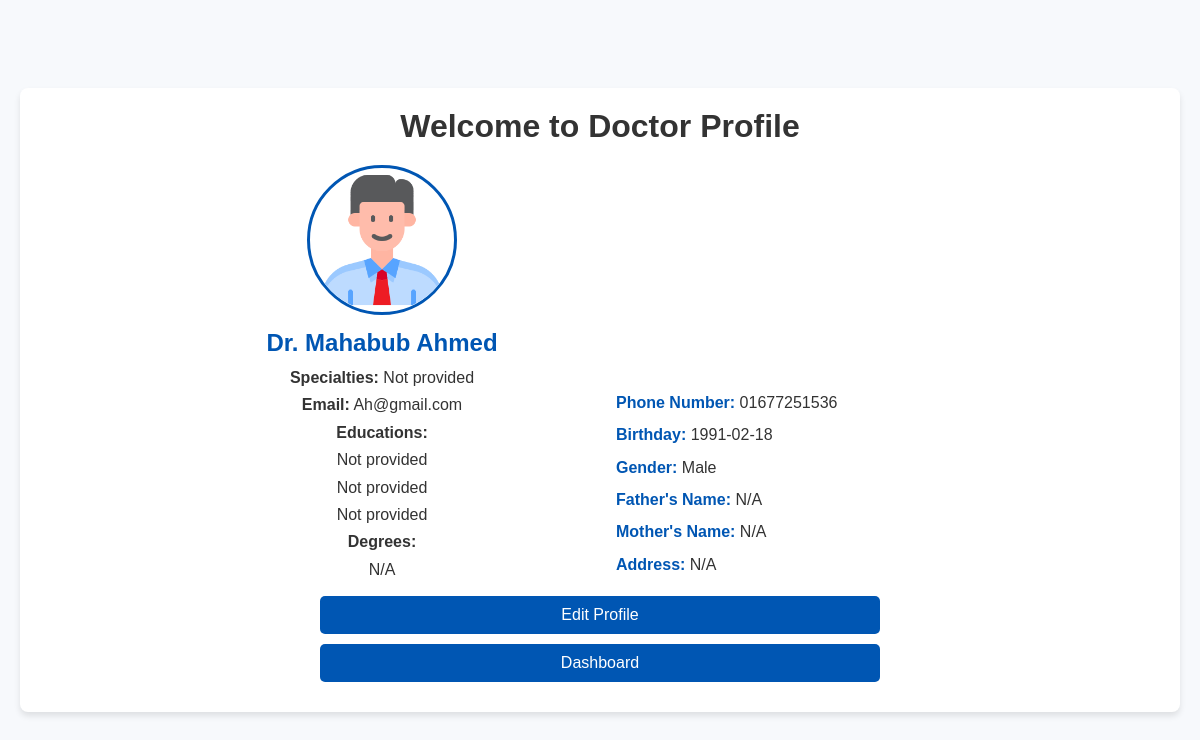
/doctor/profile/doctor_profile.php (signed in), run on the app's committed database.
### tables this page shows
CREATE TABLE `doctors` (
  `id` int(11) NOT NULL,
  `first_name` varchar(50) NOT NULL,
  `last_name` varchar(50) NOT NULL,
  `phone_number` varchar(15) NOT NULL,
  `email` varchar(100) NOT NULL,
  `password` varchar(255) NOT NULL,
  `birthday` date NOT NULL,
  `gender` enum('Male','Female','Other') NOT NULL,
  `department` varchar(100) NOT NULL,
  `profile_picture` varchar(255) DEFAULT NULL
);

### doctor/profile/doctor_profile.php (the view, shortened to what this page needs)
<?php
$conn = new mysqli("localhost", "root", "", "hospital_management");
$email = $_SESSION['user_id'];
$sql = "
SELECT
    d.email,
    d.first_name,
    d.last_name,
    d.phone_number,
    d.birthday,
    d.gender,
    d.profile_picture,
    de.school,
    de.college,
    de.medical_college,
    de.other_degrees,
    de.father_name,
    de.mother_name,
    de.address,
    de.specialties
FROM
    doctors d
LEFT JOIN
    doctor_edu de ON d.id = de.user_id
WHERE
    d.email = ?;
";
$stmt = $conn->prepare($sql);
$stmt->bind_param("s", $email);
$stmt->execute();
$result = $stmt->get_result();
$doctor = $result->fetch_assoc();
$profilePicture = $doctor['profile_picture'] ?? ($doctor['gender'] === 'Male' ? 'Male.png' : 'Female.png');
$firstName = $doctor['first_name'] ?? "N/A";
$lastName = $doctor['last_name'] ?? "N/A";
$email = $doctor['email'] ?? "N/A";
$phoneNumber = $doctor['phone_number'] ?? "N/A";
$birthday = $doctor['birthday'] ?? "N/A";
$gender = $doctor['gender'] ?? "N/A";
$school = $doctor['school'] ?? "Not provided";
$college = $doctor['college'] ?? "Not provided";
$medicalCollege = $doctor['medical_college'] ?? "Not provided";
$otherDegrees = $doctor['other_degrees'] ?? "N/A";
$fatherName = $doctor['father_name'] ?? "N/A";
$motherName = $doctor['mother_name'] ?? "N/A";
$address = $doctor['address'] ?? "N/A";
$fullName = "Dr. " . $firstName . " " . $lastName;
?>
<!DOCTYPE html>
<html lang="en">
<head>
    <link rel="stylesheet" href="styles.css">
</head>
<body>
    <div class="profile-container">
        <h1>Welcome to Doctor Profile</h1>
        <div class="profile">
            <div class="left-side">
                <img src="../doctor/img/<?php echo htmlspecialchars($profilePicture); ?>" alt="Profile Picture">
                <h2><?php echo htmlspecialchars($fullName); ?></h2>
                <p><strong>Specialties:</strong> <?php echo htmlspecialchars($doctor['specialties'] ?? "Not provided"); ?></p>
                <p><strong>Email:</strong> <?php echo htmlspecialchars($email); ?></p>
                <p><strong>Educations:</strong></p>
                <p><?php echo htmlspecialchars($school); ?></p>
                <p><?php echo htmlspecialchars($college); ?></p>
                <p><?php echo htmlspecialchars($medicalCollege); ?></p>
                <p><strong>Degrees:</strong></p>
                <p><em></em> <?php echo htmlspecialchars($otherDegrees); ?></p>
            </div>
            <div class="right-side">
                <p><strong>Phone Number:</strong> <?php echo htmlspecialchars($phoneNumber); ?></p>
                <p><strong>Birthday:</strong> <?php echo htmlspecialchars($birthday); ?></p>
                <p><strong>Gender:</strong> <?php echo htmlspecialchars($gender); ?></p>
                <p><strong>Father's Name:</strong> <?php echo htmlspecialchars($fatherName); ?></p>
                <p><strong>Mother's Name:</strong> <?php echo htmlspecialchars($motherName); ?></p>
                <p><strong>Address:</strong> <?php echo htmlspecialchars($address); ?></p>
            </div>
        </div>
        <div class="button_container">
            <button onclick="window.location.href='edit_profile.php'">Edit Profile</button>
            <button onclick="window.location.href='../doctor_dashboard.php'">Dashboard</button>
        </div>
    </div>
</body>
</html>

### doctor/profile/styles.css (style rules this page uses)
* { margin: 0; padding: 0; box-sizing: border-box; }
body { font-family: Arial, sans-serif; background-color: #f7f9fc; color: #333; display: flex; justify-content: center; align-items: center; min-height: 100vh; padding: 20px; }
.profile-container { background: #fff; padding: 20px; border-radius: 8px; box-shadow: 0 4px 6px rgba(0, 0, 0, 0.1); max-width: auto; width: 100%; display: flex; align-items: center; flex-direction: column; }
.profile-container h1 { text-align: center; margin-bottom: 20px; color: #333; }
.profile { display: flex; justify-content: space-between; gap: 32px; width: 75%; }
.left-side, .right-side { width: 50%; }
.left-side { text-align: center; }
.left-side img { width: 150px; height: 150px; border-radius: 50%; object-fit: cover; margin-bottom: 10px; border: 3px solid #0056b3; }
.left-side h2 { color: #0056b3; margin-bottom: 10px; }
.left-side p { margin-bottom: 5px; line-height: 1.4; }
.right-side { display: flex; flex-direction: column; justify-content: flex-end; }
.right-side p { margin-bottom: 10px; line-height: 1.4; }
.right-side strong { color: #0056b3; }
.button_container { text-align: center; width: 50%; }
button { display: block; width: 100%; margin: 10px 0; padding: 10px; font-size: 16px; color: #fff; background-color: #0056b3; border: none; border-radius: 5px; cursor: pointer; transition: background-color 0.3s; text-align: center; }
button + button { margin-top: 5px; }

### data on the page
doctors: profile_picture+gender (picture), fullName "Dr. Mahabub Ahmed", email "Ah@gmail.com", phone_number "01677251536", birthday "1991-02-18", gender "Male"

### other printed values
$doctor['specialties'] "Not provided"
$school "Not provided"
$college "Not provided"
$medicalCollege "Not provided"
$otherDegrees "N/A"
$fatherName "N/A"
$motherName "N/A"
$address "N/A"
